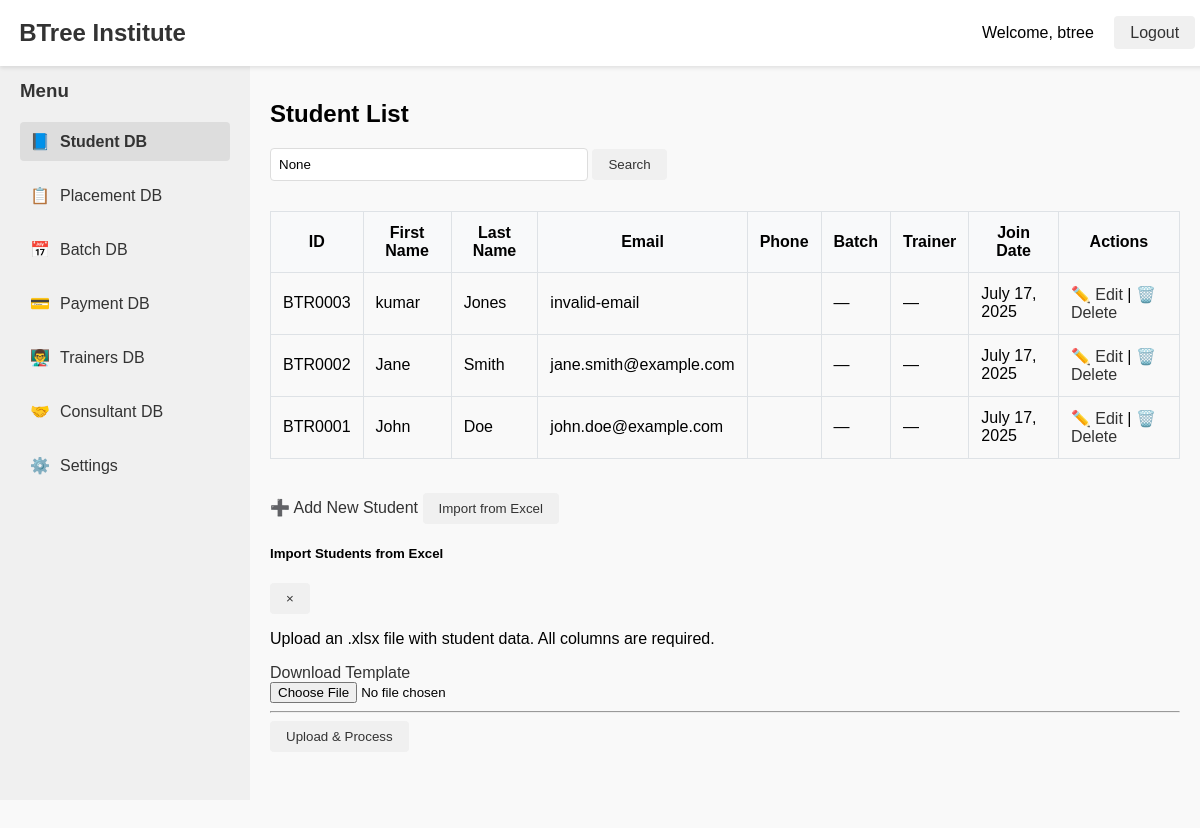
Page /students/ (signed in) on the committed database.
### accounts/models.py (models this page shows, shortened)
class CustomUser(AbstractBaseUser, PermissionsMixin):
    ROLE_CHOICES = [
        ('admin', 'Admin'),
        ('staff', 'Staff'),
        ('placement', 'Placement'),
        ('trainer', 'Trainer'),
        ('student', 'Student'),
        ('batch_coordination', 'Batch Coordination'),
        ('consultant', 'Consultant'),
    ]
    email = models.EmailField(unique=True)
    name = models.CharField(max_length=100)
    role = models.CharField(max_length=30, choices=ROLE_CHOICES)
    is_active = models.BooleanField(default=True)
    is_staff = models.BooleanField(default=False)
    is_superuser = models.BooleanField(default=False)
    objects = CustomUserManager()
    USERNAME_FIELD = 'email'
    REQUIRED_FIELDS = ['name',]

### studentsdb/models.py (models this page shows, shortened)
class Student(models.Model):
    MODE_CHOICES = [
        ('ON', 'Online'),
        ('OFF', 'Offline'),
    ]
    WEEK_TYPE = [
        ('WD', 'Weekday'),
        ('WE', 'Weekend'),
    ]
    student_id = models.CharField(max_length=10, unique=True, blank=True)
    first_name = models.CharField(max_length=100)
    last_name = models.CharField(max_length=100)
    date_of_birth = models.DateField(null=True, blank=True)
    phone = models.CharField(max_length=15)
    alternative_phone = models.CharField(max_length=15, null=True, blank=True)
    email = models.EmailField()
    trainer = models.ForeignKey('trainersdb.Trainer', on_delete=models.SET_NULL, null=True, blank=True)
    join_date = models.DateField(default=timezone.now)
    start_date = models.DateField(blank=True, null=True)
    tentative_end_date = models.DateField(blank=True, null=True)
    course_percentage = models.FloatField(default=0)
    pl_required = models.BooleanField(default=False)
    source_of_joining = models.ForeignKey(SourceOfJoining, on_delete=models.SET_NULL, null=True, blank=True)
    mode_of_class = models.CharField(max_length=3, choices=MODE_CHOICES)
    week_type = models.CharField(max_length=2, choices=WEEK_TYPE)
    consultant = models.ForeignKey(Consultant, on_delete=models.SET_NULL, null=True, blank=True)

### studentsdb/views.py (the view, shortened to what this page needs)
# urls.py: path('', student_list, name='student_list'),
@login_required
def student_list(request):
    query = request.GET.get('q')
    students = Student.objects.all().order_by('-id')
    return render(request, 'studentsdb/student_list.html', {'students': students, 'query': query})

### templates/studentsdb/student_list.html (shortened to what this page needs)
{% extends "base.html" %}
{% block content %}
<h2>Student List</h2>
<form method="get">
    <input type="text" name="q" placeholder="Search by name, email or phone" value="{{ query }}">
    <button type="submit">Search</button>
</form>
<table border="1" cellpadding="5" cellspacing="0">
    <thead>
        <tr>
            <th>ID</th>
            <th>First Name</th>
            <th>Last Name</th>
            <th>Email</th>
            <th>Phone</th>
            <th>Batch</th>
            <th>Trainer</th>
            <th>Join Date</th>
            <th>Actions</th>
        </tr>
    </thead>
    <tbody>
    {% for student in students %}
        <tr>
            <td>{{ student.student_id }}</td>
            <td>{{ student.first_name }}</td>
            <td>{{ student.last_name }}</td>
            <td>{{ student.email }}</td>
            <td>{{ student.phone }}</td>
            <td>
            {% for batch in student.batches.all %}
                {{ batch.batch_id }}{% if not forloop.last %}, {% endif %}
            {% empty %}
                —
            {% endfor %}
            </td>
            <td>
            {% for batch in student.batches.all %}
                {% if batch.trainer %}
                {{ batch.trainer.name }}{% if not forloop.last %}, {% endif %}
                {% else %}
                —{% if not forloop.last %}, {% endif %}
                {% endif %}
            {% empty %}
                —
            {% endfor %}
            </td>
            <td>{{ student.join_date }}</td>
            <td>
                <a href="{% url 'update_student' student.student_id %}">✏️ Edit</a> |
                <a href="{% url 'delete_student' student.student_id %}">🗑️ Delete</a>
            </td>
        </tr>
    {% empty %}
        <tr><td colspan="9">No students found.</td></tr>
    {% endfor %}
    </tbody>
</table>
<br>
<a href="{% url 'create_student' %}">➕ Add New Student</a>
<button type="button" data-toggle="modal" data-target="#importModal">
    Import from Excel
</button>
<div class="modal fade" id="importModal" tabindex="-1" role="dialog" aria-labelledby="importModalLabel" aria-hidden="true">
    <div class="modal-dialog" role="document">
        <div class="modal-content">
            <div class="modal-header">
                <h5 class="modal-title" id="importModalLabel">Import Students from Excel</h5>
                <button type="button" class="close" data-dismiss="modal" aria-label="Close">
                    <span aria-hidden="true">&times;</span>
                </button>
            </div>
            <div class="modal-body">
                <p>Upload an .xlsx file with student data. All columns are required.</p>
                <a href="{% url 'download_student_template' %}">Download Template</a>
                <form action="{% url 'import_students' %}" method="post" enctype="multipart/form-data">
                    <input type="file" name="excel_file" accept=".xlsx" required>
                    <hr>
                    <button type="submit" class="btn btn-primary">Upload & Process</button>
                </form>
            </div>
        </div>
    </div>
</div>
{% endblock %}

### templates/includes/navbar.html
<nav style="background-color: #ffffff; padding: 1.2rem; box-shadow: 0 2px 4px rgba(0,0,0,0.1); position: fixed; width: 98%; top: 0; z-index: 1000; display: flex; justify-content: space-between; align-items: center;">
    <div class="logo" style="font-size: 1.5rem; font-weight: bold;">
        <a href="/" style="text-decoration: none; color: #333;">BTree Institute</a>
    </div>
    <div class="auth-buttons">
        {% if user.is_authenticated %}
            <span style="margin-right: 1rem;">Welcome, {{ user.name }}</span>
            <a href="{% url 'logout' %}" style="padding: 0.5rem 1rem; background-color: #f0f0f0; border-radius: 4px; color: #333; text-decoration: none;">Logout</a>
        {% else %}
            <a href="{% url 'login' %}" style="padding: 0.5rem 1rem; background-color: #f0f0f0; border-radius: 4px; color: #333; text-decoration: none;">Login</a>
        {% endif %}
    </div>
</nav>

### static/css/styles.css (style rules this page uses)
body { font-family: Arial, sans-serif; margin: 0; padding: 0; background-color: #f9f9f9; }
a { text-decoration: none; color: #333; }
button, input[type='submit'] { padding: 8px 16px; background-color: #f0f0f0; border: none; border-radius: 4px; cursor: pointer; color: #333; transition: background-color 0.2s; }
input[type='text'], input[type='email'], input[type='password'], textarea, select { padding: 8px; border: 1px solid #ddd; border-radius: 4px; width: 100%; max-width: 300px; margin-bottom: 10px; }
form { margin-bottom: 20px; }

### rows in the picture
CustomUser: name "btree"
Student: student_id "BTR0003", first_name "kumar", last_name "Jones", email "invalid-email", join_date "July 17, 2025"
Student: student_id "BTR0002", first_name "Jane", last_name "Smith", email "jane.smith@example.com", join_date "July 17, 2025"
Student: student_id "BTR0001", first_name "John", last_name "Doe", email "john.doe@example.com", join_date "July 17, 2025"
